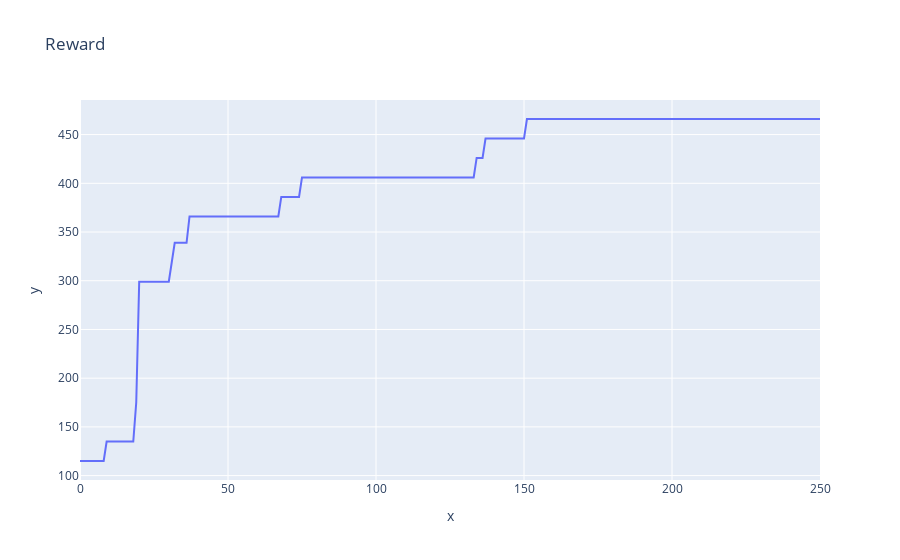

Notebook cell for this chart:
### Code cell
# plot a figure with the reward over time
fig = px.line(x=[i for i in range(len(fitness))], y=fitness, title='Reward')
fig.show()

### Figure 1 — Plotly figure (JSON) as saved in the notebook; plotly's stock layout.template omitted (floating-point values rounded to 4 significant figures; data arrays with more than 128 entries replaced by an {"elided": "..."} marker saying what was removed)
{"data": [{"hovertemplate": "x=%{x}<br>y=%{y}<extra></extra>", "legendgroup": "", "line": {"color": "#636efa", "dash": "solid"}, "mode": "lines", "name": "", "orientation": "v", "showlegend": false, "type": "scatter", "x": {"elided": "251 int values"}, "xaxis": "x", "y": {"elided": "251 int values"}, "yaxis": "y"}], "layout": {"legend": {"tracegroupgap": 0}, "title": {"text": "Reward"}, "xaxis": {"anchor": "y", "domain": [0, 1], "title": {"text": "x"}}, "yaxis": {"anchor": "x", "domain": [0, 1], "title": {"text": "y"}}}}
